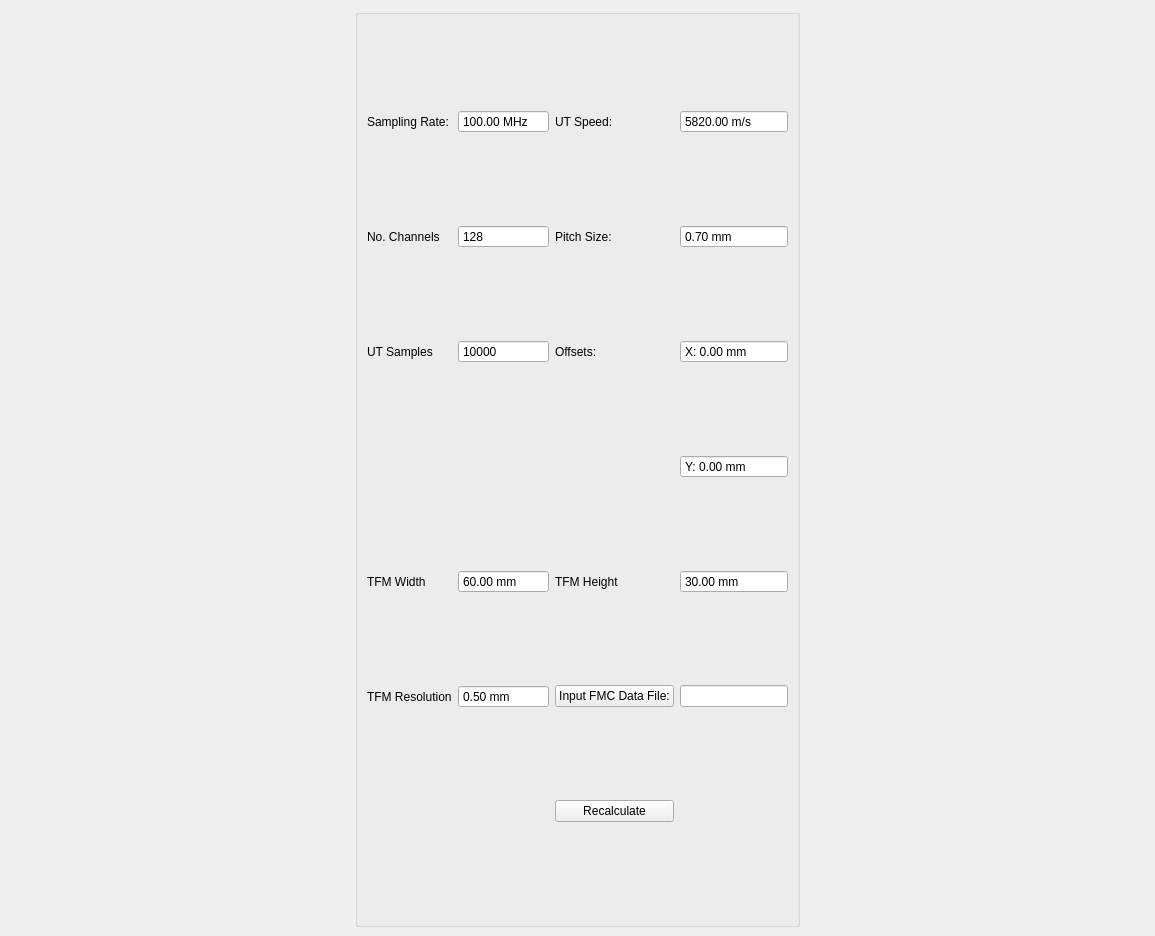
<?xml version="1.0" encoding="UTF-8"?>
<ui version="4.0">
 <class>MainWindow</class>
 <widget class="QMainWindow" name="MainWindow">
  <property name="geometry">
   <rect>
    <x>0</x>
    <y>0</y>
    <width>1155</width>
    <height>936</height>
   </rect>
  </property>
  <property name="windowTitle">
   <string>MainWindow</string>
  </property>
  <widget class="QWidget" name="centralwidget">
   <layout class="QGridLayout" name="gridLayout">
    <item row="0" column="0">
     <layout class="QVBoxLayout" name="verticalLayout" stretch="0,1">
      <item>
       <widget class="QGroupBox" name="horizontalGroupBox">
        <layout class="QGridLayout" name="gridLayout_3">
         <item row="4" column="5">
          <widget class="QDoubleSpinBox" name="pitch">
           <property name="buttonSymbols">
            <enum>QAbstractSpinBox::ButtonSymbols::NoButtons</enum>
           </property>
           <property name="suffix">
            <string> mm</string>
           </property>
           <property name="value">
            <double>0.700000000000000</double>
           </property>
          </widget>
         </item>
         <item row="8" column="1">
          <widget class="QDoubleSpinBox" name="resolution">
           <property name="buttonSymbols">
            <enum>QAbstractSpinBox::ButtonSymbols::NoButtons</enum>
           </property>
           <property name="suffix">
            <string> mm</string>
           </property>
           <property name="maximum">
            <double>1231231.000000000000000</double>
           </property>
           <property name="value">
            <double>0.500000000000000</double>
           </property>
          </widget>
         </item>
         <item row="4" column="3">
          <widget class="QLabel" name="label_6">
           <property name="text">
            <string>Pitch Size:</string>
           </property>
          </widget>
         </item>
         <item row="0" column="3">
          <widget class="QLabel" name="label_3">
           <property name="text">
            <string>UT Speed:</string>
           </property>
          </widget>
         </item>
         <item row="4" column="1">
          <widget class="QSpinBox" name="channel">
           <property name="buttonSymbols">
            <enum>QAbstractSpinBox::ButtonSymbols::NoButtons</enum>
           </property>
           <property name="maximum">
            <number>9999</number>
           </property>
           <property name="value">
            <number>128</number>
           </property>
          </widget>
         </item>
         <item row="5" column="3">
          <widget class="QLabel" name="label_9">
           <property name="text">
            <string>Offsets: </string>
           </property>
          </widget>
         </item>
         <item row="7" column="1">
          <widget class="QDoubleSpinBox" name="width">
           <property name="buttonSymbols">
            <enum>QAbstractSpinBox::ButtonSymbols::NoButtons</enum>
           </property>
           <property name="suffix">
            <string> mm</string>
           </property>
           <property name="maximum">
            <double>10000.000000000000000</double>
           </property>
           <property name="value">
            <double>60.000000000000000</double>
           </property>
          </widget>
         </item>
         <item row="4" column="0">
          <widget class="QLabel" name="label">
           <property name="text">
            <string>No. Channels</string>
           </property>
          </widget>
         </item>
         <item row="0" column="1">
          <widget class="QDoubleSpinBox" name="rate">
           <property name="buttonSymbols">
            <enum>QAbstractSpinBox::ButtonSymbols::NoButtons</enum>
           </property>
           <property name="suffix">
            <string> MHz</string>
           </property>
           <property name="maximum">
            <double>10000.000000000000000</double>
           </property>
           <property name="value">
            <double>100.000000000000000</double>
           </property>
          </widget>
         </item>
         <item row="7" column="0">
          <widget class="QLabel" name="label_5">
           <property name="text">
            <string>TFM Width</string>
           </property>
          </widget>
         </item>
         <item row="0" column="5">
          <widget class="QDoubleSpinBox" name="speed">
           <property name="buttonSymbols">
            <enum>QAbstractSpinBox::ButtonSymbols::NoButtons</enum>
           </property>
           <property name="suffix">
            <string> m/s</string>
           </property>
           <property name="maximum">
            <double>999999.000000000000000</double>
           </property>
           <property name="value">
            <double>5820.000000000000000</double>
           </property>
          </widget>
         </item>
         <item row="7" column="5">
          <widget class="QDoubleSpinBox" name="height">
           <property name="buttonSymbols">
            <enum>QAbstractSpinBox::ButtonSymbols::NoButtons</enum>
           </property>
           <property name="suffix">
            <string> mm</string>
           </property>
           <property name="maximum">
            <double>123123123.000000000000000</double>
           </property>
           <property name="value">
            <double>30.000000000000000</double>
           </property>
          </widget>
         </item>
         <item row="5" column="5">
          <widget class="QDoubleSpinBox" name="offsetX">
           <property name="buttonSymbols">
            <enum>QAbstractSpinBox::ButtonSymbols::NoButtons</enum>
           </property>
           <property name="prefix">
            <string>X: </string>
           </property>
           <property name="suffix">
            <string> mm</string>
           </property>
           <property name="minimum">
            <double>-999.000000000000000</double>
           </property>
           <property name="maximum">
            <double>123123.000000000000000</double>
           </property>
           <property name="value">
            <double>0.000000000000000</double>
           </property>
          </widget>
         </item>
         <item row="5" column="0">
          <widget class="QLabel" name="label_8">
           <property name="text">
            <string>UT Samples</string>
           </property>
          </widget>
         </item>
         <item row="5" column="1">
          <widget class="QSpinBox" name="samples">
           <property name="buttonSymbols">
            <enum>QAbstractSpinBox::ButtonSymbols::NoButtons</enum>
           </property>
           <property name="maximum">
            <number>99999</number>
           </property>
           <property name="value">
            <number>10000</number>
           </property>
          </widget>
         </item>
         <item row="8" column="0">
          <widget class="QLabel" name="label_7">
           <property name="text">
            <string>TFM Resolution</string>
           </property>
          </widget>
         </item>
         <item row="7" column="3">
          <widget class="QLabel" name="label_4">
           <property name="text">
            <string>TFM Height</string>
           </property>
          </widget>
         </item>
         <item row="0" column="0">
          <widget class="QLabel" name="label_2">
           <property name="text">
            <string>Sampling Rate:</string>
           </property>
          </widget>
         </item>
         <item row="6" column="5">
          <widget class="QDoubleSpinBox" name="offsetY">
           <property name="buttonSymbols">
            <enum>QAbstractSpinBox::ButtonSymbols::NoButtons</enum>
           </property>
           <property name="prefix">
            <string>Y: </string>
           </property>
           <property name="suffix">
            <string> mm</string>
           </property>
           <property name="minimum">
            <double>-99999.000000000000000</double>
           </property>
           <property name="maximum">
            <double>123123.000000000000000</double>
           </property>
           <property name="value">
            <double>0.000000000000000</double>
           </property>
          </widget>
         </item>
         <item row="9" column="3">
          <widget class="QPushButton" name="recalculate">
           <property name="text">
            <string>Recalculate</string>
           </property>
          </widget>
         </item>
         <item row="8" column="3">
          <widget class="QPushButton" name="recalculate_2">
           <property name="text">
            <string>Input FMC Data File:</string>
           </property>
          </widget>
         </item>
         <item row="8" column="5">
          <widget class="QLineEdit" name="lineEdit">
           <property name="sizePolicy">
            <sizepolicy hsizetype="Minimum" vsizetype="Fixed">
             <horstretch>0</horstretch>
             <verstretch>0</verstretch>
            </sizepolicy>
           </property>
          </widget>
         </item>
        </layout>
       </widget>
      </item>
      <item>
       <layout class="QGridLayout" name="tfmArea"/>
      </item>
     </layout>
    </item>
   </layout>
  </widget>
 </widget>
 <resources/>
 <connections/>
</ui>
